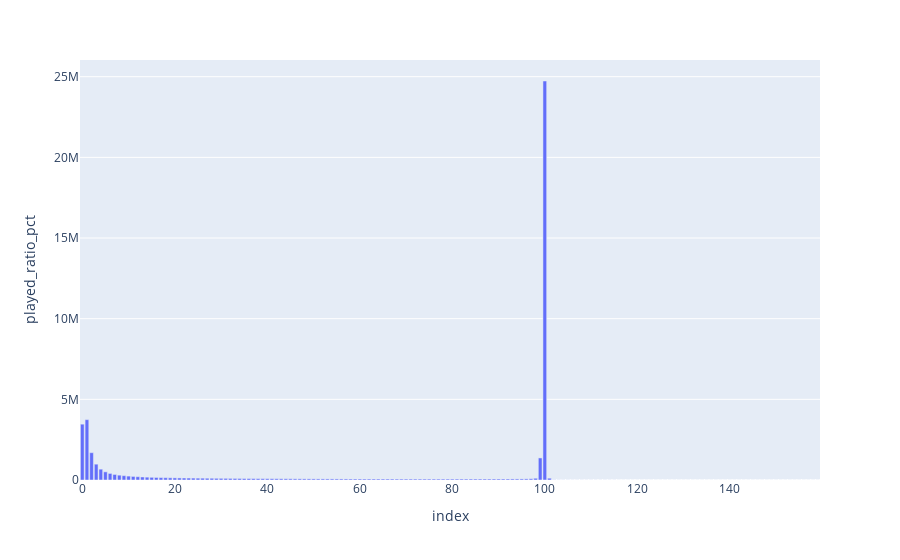

The code cell stored with this chart in its notebook:
### Markdown cell above
#### played_ratio_pct

### Code cell
fig = px.bar(
    df_listen["played_ratio_pct"].value_counts().reset_index(),
    x="index",
    y="played_ratio_pct"
)

fig.show()

### Figure 1 — Plotly figure (JSON) as saved in the notebook; plotly's stock layout.template omitted (floating-point values rounded to 4 significant figures; data arrays with more than 128 entries replaced by an {"elided": "..."} marker saying what was removed)
{"data": [{"hovertemplate": "index=%{x}<br>played_ratio_pct=%{y}<extra></extra>", "legendgroup": "", "marker": {"color": "#636efa", "pattern": {"shape": ""}}, "name": "", "orientation": "v", "showlegend": false, "textposition": "auto", "type": "bar", "x": {"elided": "160 float values"}, "xaxis": "x", "y": {"elided": "160 int values"}, "yaxis": "y"}], "layout": {"barmode": "relative", "legend": {"tracegroupgap": 0}, "margin": {"t": 60}, "xaxis": {"anchor": "y", "domain": [0, 1], "title": {"text": "index"}}, "yaxis": {"anchor": "x", "domain": [0, 1], "title": {"text": "played_ratio_pct"}}}}
